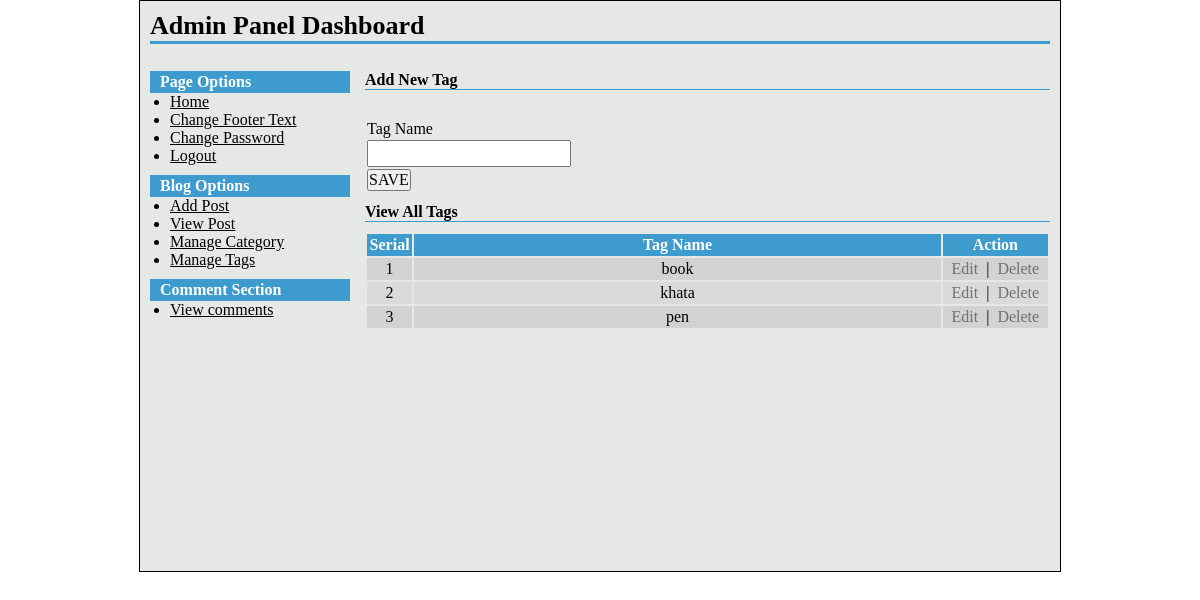
The app's page /admin/manage-tag.php (signed in) with its own data.
### tables this page shows
CREATE TABLE IF NOT EXISTS `tbl_tag` (
  `tag_id` int(11) NOT NULL AUTO_INCREMENT,
  `tag_name` varchar(255) NOT NULL,
  PRIMARY KEY (`tag_id`)
);

### admin/manage-tag.php (the view, shortened to what this page needs)
<?php
include("../config.php");
?>
<?php include("header.php"); ?>
<h2>Add New Tag</h2>
<p>&nbsp;</p>
<form action="" method="post">
<table class="tbl1">
<tr>
	<td>Tag Name</td>
</tr>
<tr>
	<td><input class="short" type="text" name="tag_name"></td>
</tr>
<tr>
	<td><input type="submit" value="SAVE" name="form1"></td>
</tr>
</table>
</form>
<h2>View  All Tags</h2>
<table class="tbl2" width="100%">
	<tr>
		<th width="5%">Serial</th>
		<th width="75%">Tag Name</th>
		<th width="15%">Action</th>
	</tr>
	<?php
	$i=0;
	$statement = $db->prepare("SELECT * FROM tbl_tag ORDER BY tag_name ASC");
	$statement->execute();
	$result = $statement->fetchAll(PDO::FETCH_ASSOC);
	foreach($result as $row)
	{
		$i++;
		?>
		<tr>
		<td><?php echo $i; ?></td>
		<td><?php echo $row['tag_name']; ?></td>
		<td>
			<a class="fancybox" href="#inline<?php echo $i; ?>">Edit</a>
			&nbsp;|&nbsp;
			<a onclick='return confirmDelete();' href="manage-tag.php?id=<?php echo $row['tag_id']; ?>">Delete</a></td>
		</tr>
		<?php
	}
	?>
</table>
<?php include("footer.php"); ?>

### style-admin.css (style rules this page uses)
* { padding: 0; margin: 0; }
body, input, textarea, select { font-family: 'Times New Roman', arial; font-size: 16px; }
input[type='submit'] { cursor: pointer; }
input.short[type='text'], input.short[type='password'] { width: 200px; }
table.tbl1 { margin-top: 10px; }
table.tbl1 tr td input[type='text'] { height: 23px; line-height: 23px; }
table.tbl2 { margin-top: 10px; }
table.tbl2 tr th, table.tbl2 tr td { padding: 2px; }
table.tbl2 tr td { text-align: center; }
table.tbl2 tr th { background-color: #3d9ccd; color: #fff; }
table.tbl2 tr:nth-child(2n+1) td { background-color: #d9dad9; }
table.tbl2 tr:nth-child(2n) td { background-color: #d2d3d1; }
table.tbl2 tr td a { color: #70726e; text-decoration: none; }
#content h2 { font-size: 16px; color: #000; border-bottom: 1px solid #3d9ccd; margin-top: 10px; }

### records on screen
tbl_tag: tag_name "book"
tbl_tag: tag_name "khata"
tbl_tag: tag_name "pen"
